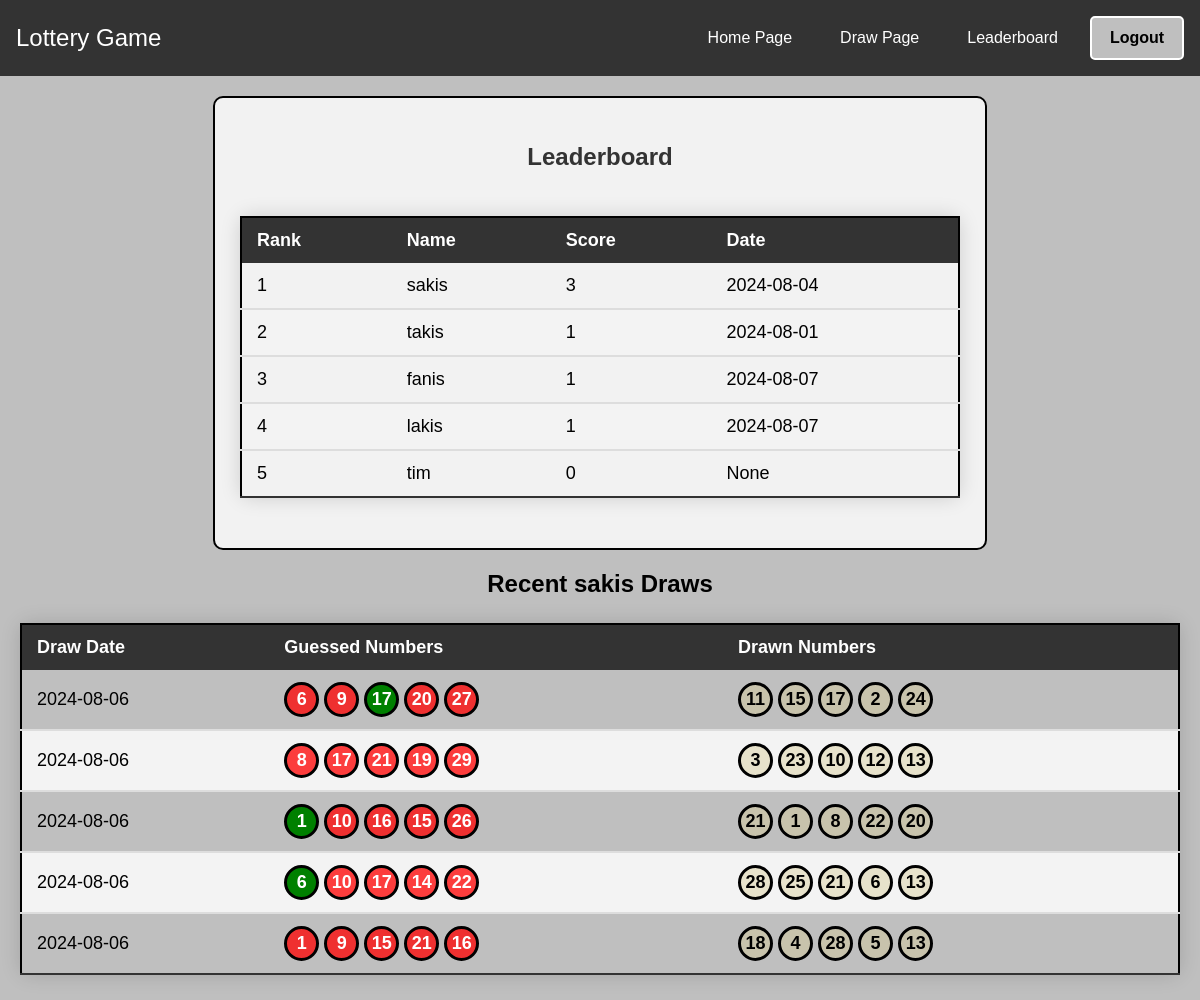
The page /leaderboard (signed in) on the database its author committed.
### website/models.py (models this page shows)
class User(db.Model, UserMixin):
    id = db.Column(db.Integer, primary_key=True)
    username = db.Column(db.String(150), unique=True, nullable=False)
    email = db.Column(db.String(150), unique=True, nullable=False)
    password = db.Column(db.String(150), nullable=False)
    date_created = db.Column(db.DateTime(timezone=True), default=func.now())
    draw_numbers = db.relationship('Draw_stats', back_populates='user', cascade='all, delete-orphan')
    def max_correct_guesses(self):
        max_correct = 0
        max_date = None
        for draw_stat in self.draw_numbers:
            guessed_numbers = set(draw_stat.numbers_guess.split(','))
            drawn_numbers = set(draw_stat.numbers_draw.split(','))
            correct_guesses = len(guessed_numbers.intersection(drawn_numbers))
            if correct_guesses > max_correct:
                max_correct = correct_guesses
                max_date = draw_stat.draw_datetime
        return max_correct, max_date

class Draw_stats(db.Model):
    id = db.Column(db.Integer, primary_key=True)
    user_id = db.Column(db.Integer, db.ForeignKey('user.id', ondelete="CASCADE"), nullable=False)
    numbers_guess = db.Column(db.String(50), nullable=False)  # Storing comma-separated numbers
    numbers_draw = db.Column(db.String(50), nullable=False, default='')
    draw_datetime = db.Column(db.DateTime(timezone=True), default=func.now())
    user = db.relationship('User', back_populates='draw_numbers')

### website/auth.py (the view)
@auth.route("/leaderboard")
@login_required
def leaderboard():
    users = User.query.all()
    leaderboard_data = []
    for user in users:
        max_correct_guesses, max_correct_date = user.max_correct_guesses()
        formatted_date = max_correct_date.strftime('%Y-%m-%d') if max_correct_date else None
        leaderboard_data.append({
            'username': user.username,
            'max_correct_guesses': max_correct_guesses,
            'max_correct_date': formatted_date
        })
    sorted_leaderboard = sorted(leaderboard_data, key=lambda x: x['max_correct_guesses'], reverse=True)
    for index, data in enumerate(sorted_leaderboard, start=1):
        data['rank'] = index
    recent_draws = Draw_stats.query.filter_by(user_id=current_user.id) \
                                   .order_by(Draw_stats.draw_datetime.desc()) \
                                   .limit(5) \
                                   .all()
    return render_template('leaderboard.html', leaderboard_data=sorted_leaderboard, recent_draws = recent_draws)

### website/__init__.py (called while the page is built)
def create_app():
    app = Flask(__name__)
    app.config['SECRET_KEY'] = "secret_key"
    app.config['SQLALCHEMY_DATABASE_URI'] = f"sqlite:///{DB_name}"
    db.init_app(app)
    migrate = Migrate(app, db)
    app.permanent_session_lifetime = timedelta(minutes=30)
    from .views import views
    from .auth import auth
    app.register_blueprint(views, url_prefix= '/')
    app.register_blueprint(auth, url_prefix= '/')
    from .models import User, Draw_stats
    create_database(app)
    login_manager = LoginManager()
    login_manager.login_view = "auth.login"
    login_manager.init_app(app)
    @login_manager.user_loader
    def load_user(id):
        return User.query.get(int(id))
    print(app.url_map)
    return app

### website/templates/leaderboard.html (shortened to what this page needs)
{% extends "base.html" %}
{% block content %}
<div class="leaderboard">
    <h2>Leaderboard</h2>
    <table class="content-table">
      <thead>
        <tr>
          <th>Rank</th>
          <th>Name</th>
          <th>Score</th>
          <th>Date</th>
        </tr>
      </thead>
      <tbody>
        {% for data in leaderboard_data %}
          {% if data.rank < 6 %}
          <tr>
            <td>{{ data.rank }}</td>
            <td>{{ data.username }}</td>
            <td>{{ data.max_correct_guesses }}</td>
            <td>{{ data.max_correct_date }}</td>
          </tr>
          {% endif %}
        {% endfor %}
      </tbody>
    </table>
</div>
<div class="user-history-container">
    <div class="user-history-title">
        <h2 class="centered-heading">Recent {{current_user.username}} Draws</h2>
    </div>
    <table class="content-table-user">
        <thead>
            <tr>
                <th>Draw Date</th>
                <th>Guessed Numbers</th>
                <th>Drawn Numbers</th>
            </tr>
        </thead>
        <tbody>
            {% for draw in recent_draws %}
            <tr>
                <td>{{ draw.draw_datetime.strftime('%Y-%m-%d') }}</td>
                <td class="guessed-numbers-container" data-guessed="{{ draw.numbers_guess }}">
                  {% set drawn_numbers = draw.numbers_draw.split(',') %}
                  {% set guessed_numbers = draw.numbers_guess.split(',') %}
                  {% for number in guessed_numbers %}
                      <button class="guessNumber-button{% if number in drawn_numbers %}-correct-guess{% endif %}">
                          {{ number }}
                      </button>
                  {% endfor %}
              </td>
              <td class="drawn-numbers-container" data-drawn="{{ draw.numbers_draw }}">
                  {% for draw_number in draw.numbers_draw.split(',') %}
                  <button class="drawNumber-button">{{ draw_number }}</button>
                  {% endfor %}
              </td>
            </tr>
            {% endfor %}
        </tbody>
    </table>
</div>
{% endblock %}

### website/static/style.css (style rules this page uses)
body { font-family: Arial, sans-serif; margin: 0; padding: 0; background-color: hsl(0, 0%, 75%); }
.leaderboard { display: flex; flex-direction: column; width: 60%; display: flex; align-items: center; background-color: rgba(255, 255, 255, 0.8); margin: 10px; border-radius: 10px; border: 2px solid black; margin: 20px auto; font-family: 'Arial', sans-serif; padding: 25px 25px 25px 25px; }
.leaderboard h2 { text-align: center; color: #333; margin-bottom: 20px; }
.content-table { border-collapse: collapse; margin: 25px 0; font-size: 18px; min-width: 400px; width: 100%; box-shadow: 0 0 20px rgba(0, 0, 0, 0.15); border: 2px solid black; border-radius: 10px; }
.content-table thead tr { background-color:#333; color: #ffffff; text-align: left; font-weight: bold; }
.content-table th, .content-table td { padding: 12px 15px; }
.content-table tbody tr { border-bottom: 2px solid #dddddd; }
.content-table tbody tr:nth-of-type(even) { background-color: #f3f3f3; }
.content-table tbody tr:last-of-type { border-bottom: 2px solid #333; }
.content-table-user { border-collapse: collapse; margin: 25px 0; font-size: 18px; min-width: 400px; width: 100%; box-shadow: 0 0 20px rgba(0, 0, 0, 0.15); border: 2px solid black; border-radius: 10px; }
.content-table-user thead tr { background-color:#333; color: #ffffff; text-align: left; font-weight: bold; }
.content-table-user th, .content-table-user td { padding: 12px 15px; }
.content-table-user tbody tr { border-bottom: 2px solid #dddddd; }
.content-table-user tbody tr:nth-of-type(even) { background-color: #f3f3f3; }
.content-table-user tbody tr:last-of-type { border-bottom: 2px solid #333; }
.user-history-container { margin: 20px 20px 20px 20px; }
.user-history-title { text-align: center; }
.guessNumber-button { width: 35px; height: 35px; font-size: 16px; font-weight: bold; text-align: center; font-size: 1em; border: 1px solid #ccc; border-radius: 50px; cursor: pointer; padding: 0px 3px; border: 3px solid #000; font-family: Helvetica; background-color: hsla(0, 100%, 50%, 0.75); color: white; }
.guessNumber-button-correct-guess { width: 35px; height: 35px; font-size: 16px; font-weight: bold; text-align: center; font-size: 1em; border: 1px solid #ccc; border-radius: 50px; cursor: pointer; padding: 0px 3px; border: 3px solid #000; font-family: Helvetica; background-color: green; color: white; }
.drawNumber-button { width: 35px; height: 35px; font-size: 16px; font-weight: bold; text-align: center; font-size: 1em; border: 1px solid #ccc; border-radius: 50px; cursor: pointer; padding: 0px 3px; border: 3px solid #000; font-family: Helvetica; background-color: hsla(51, 44%, 69%, 0.397); }
.centered-heading { text-align: center; }

### rows shown on the page
User: rank "1", username "sakis", max_correct_guesses "3", max_correct_date "2024-08-04"
User: rank "2", username "takis", max_correct_guesses "1", max_correct_date "2024-08-01"
User: rank "3", username "fanis", max_correct_guesses "1", max_correct_date "2024-08-07"
User: rank "4", username "lakis", max_correct_guesses "1", max_correct_date "2024-08-07"
User: rank "5", username "tim", max_correct_guesses "0", max_correct_date "None"
Draw_stats: draw_datetime "2024-08-06", guessed_numbers "6" "9" "17" "20" "27", draw_number "11" "15" "17" "2" "24"
Draw_stats: draw_datetime "2024-08-06", guessed_numbers "8" "17" "21" "19" "29", draw_number "3" "23" "10" "12" "13"
Draw_stats: draw_datetime "2024-08-06", guessed_numbers "1" "10" "16" "15" "26", draw_number "21" "1" "8" "22" "20"
Draw_stats: draw_datetime "2024-08-06", guessed_numbers "6" "10" "17" "14" "22", draw_number "28" "25" "21" "6" "13"
Draw_stats: draw_datetime "2024-08-06", guessed_numbers "1" "9" "15" "21" "16", draw_number "18" "4" "28" "5" "13"
